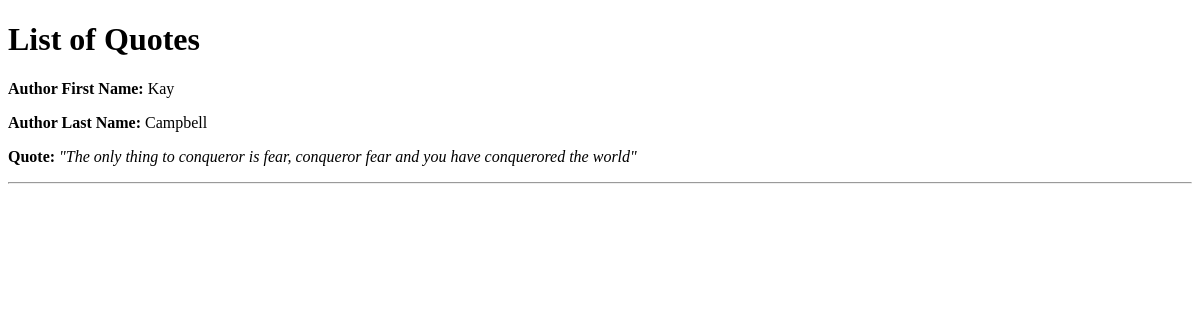
Before: / with the older database file.
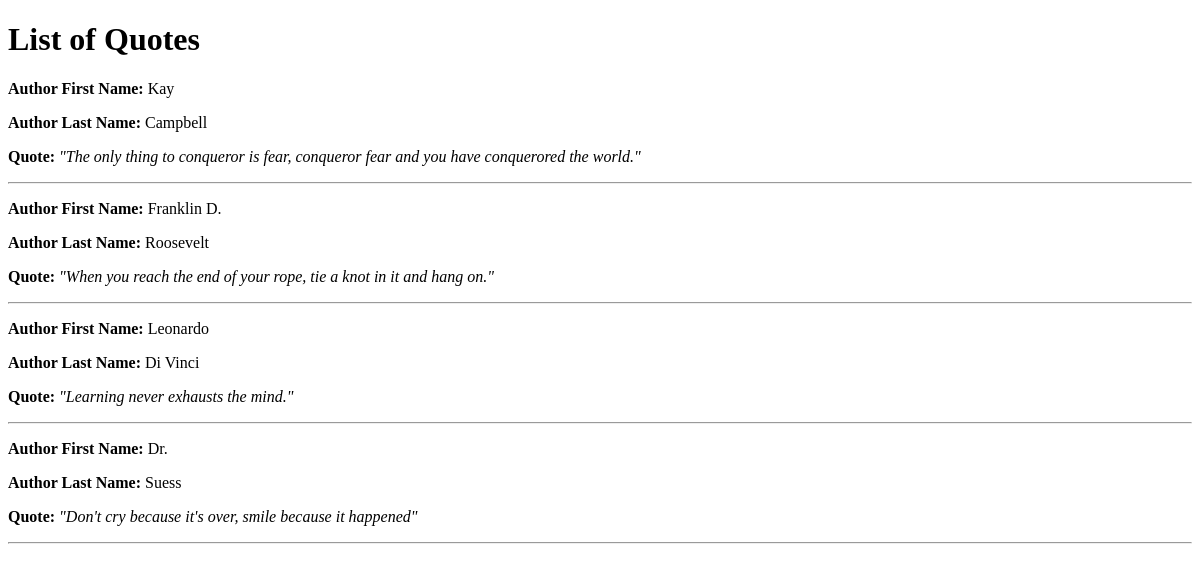
After: the same page with the newer database file.
### QuoteTest_app/models.py (models this page shows, shortened)
class Quote(models.Model):
	class Meta: # include this to ensure the build in IDE
		app_label = "QuoteTest_app"
	author_first_name = models.CharField(max_length=225)
	author_last_name = models.CharField(max_length=225)
	quote = models.CharField(max_length=1000)

### QuoteTest_app/views.py (the view)
# urls.py: url(r'^$', get_quotes),
def get_quotes(request):
	return render(request, "QuoteTest/home.html",
		{'quote_list': Quote.objects.all()})

### templates/QuoteTest/home.html (shortened to what this page needs)
<!DOCTYPE html>
<html>
<head>
</head>
<body>
	<h1>List of Quotes</h1>
	{% block content %}
		{% for quote in quote_list %}
		<p><strong>Author First Name: </strong>{{ quote.author_first_name }}</p>
		<p><strong>Author Last Name: </strong>{{ quote.author_last_name }}</p>
		<p><strong>Quote: </strong><i>"{{ quote.quote }}"</i></p>
		<hr>
		{% endfor %}
	{% endblock %}
</body>
</html>

Changed rows visible on the page:
changed Quote "Kay": quote "The only thing to conqueror is fear, conqueror fear and you have conquerored the world" → "The only thing to conqueror is fear, conqueror fear and you have conquerored the world."
added Quote: author_first_name "Franklin D.", author_last_name "Roosevelt", quote "When you reach the end of your rope, tie a knot in it and hang on."
added Quote: author_first_name "Leonardo", author_last_name "Di Vinci", quote "Learning never exhausts the mind."
added Quote: author_first_name "Dr.", author_last_name "Suess", quote "Don't cry because it's over, smile because it happened"
